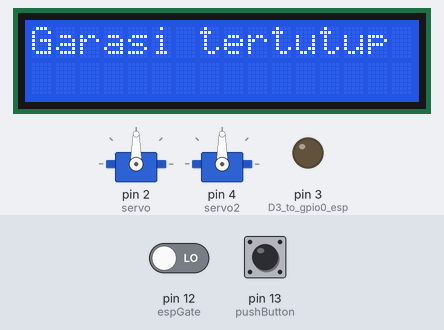
A sketch run on a simulated Arduino Uno, built with avr-gcc and run on an emulated ATmega328P. On the bench: 2 × servo, 16×2 character LCD, output pins drawn as LEDs (lit = HIGH). The test bench sets the inputs (shaded band); at power-on: pin 12 (espGate) LOW, pin 13 (pushButton) LOW. What the sketch prints to the serial monitor is not drawn.

Above: at 1.4 s.
1.5 s: pin 12 (espGate) driven HIGH
At 2.9 s:
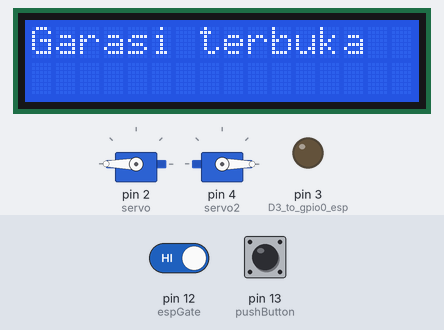
3.7 s: pin 13 (pushButton) pulled HIGH for 0.15 s
At 5.1 s:
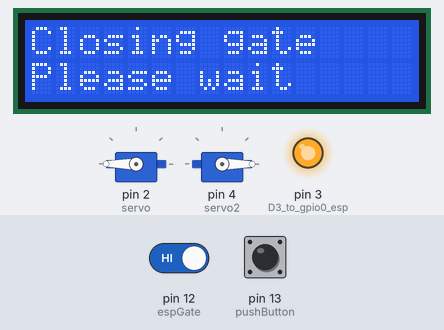
6.8 s: pin 12 (espGate) driven LOW
At 7.17 s:
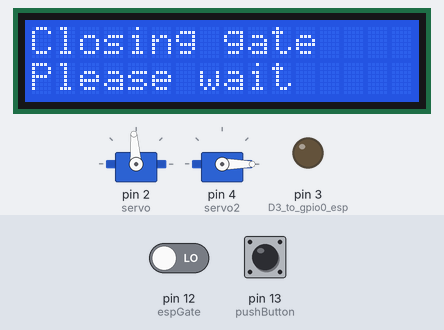
9.0 s: pin 13 (pushButton) pulled HIGH for 1 s
At 10.3 s:
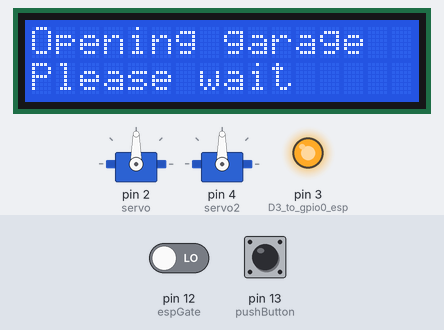
13.0 s: pin 12 (espGate) driven HIGH
At 13.16 s:
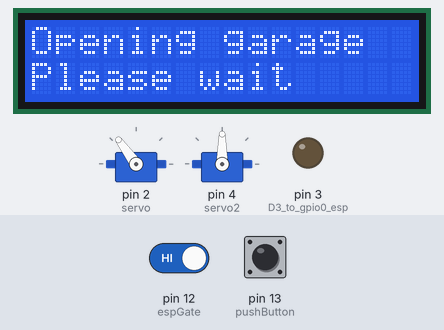
15.2 s: pin 12 (espGate) driven LOW
At 15.35 s:
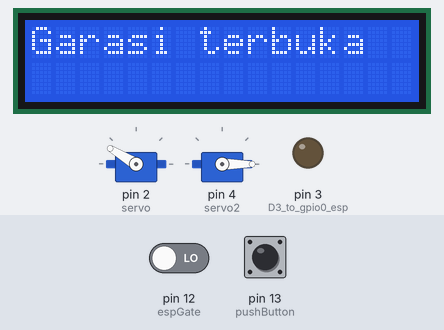
Timing chart, 0 to 18.2 s (numbered marks = the images above; inputs shaded):
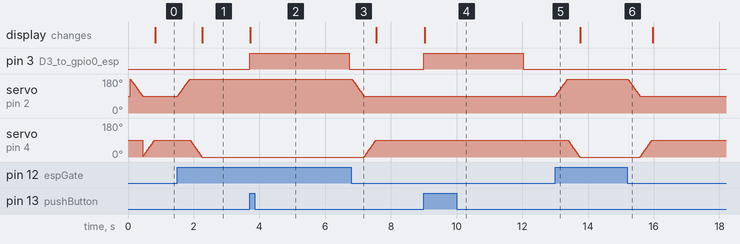

The sketch:

servo_with_local_esp.ino
```cpp
#include <Servo.h>
#include <Wire.h>
#include <LiquidCrystal_I2C.h> // Library for LCD
// Wiring: SDA pin is connected to A4 and SCL pin to A5.
// Connect to LCD via I2C, default address 0x27 (A0-A2 not jumpered)
LiquidCrystal_I2C lcd = LiquidCrystal_I2C(0x27, 16, 2); // Change to (0x27,16,2) for 16x2 LCD.

/* SDA LCD A4, SCL A5
 *  D12 -> GPIO2 esp
 *  D3 -> GPIO0 (INGET KASI VOLTAGE DIVIDER, BIAR 5V NYA ARDUINO JADI 3.3v, inget pas booting jgn langsung di pasang biar ga masuk mode program)
 *  D2 -> servo
 *  D13 -> push button (1 pin push buttn ke D13, lagi 1 ke 5v arduino, terus D13 ini kasi pull down resistor 10K (sambung resistor di D13 -> ground)
 */

Servo servo;
Servo servo2;
int angle = 90; // angle closed
int angle2 = 180; // angle opened
int angle3 = 90;
int angle4 = 0;
int pushButton = 13;
int espGate = 12; //to gpio2 esp
int espGateState; //gate state dari server
int espGateStateLast;
int buttonState;
int start=1;

void writeLCD(int writeTrue);

void setup() {
  servo.attach(2); //D2 ke signal servo
  servo2.attach(4);
  pinMode(3, OUTPUT); // D3 to gpio0 esp, biar esp nya aware state garasi di local

  /* biar semisal garasinya kebuka blm sempurna dan tiba tiba sistem mati,
  jadi dia either lanjut nge buka sampe full/di tutup sampe full */
//  if (servo.read() > 120) {
//    servo.write(angle2);
//  }
//  else {
//    servo.write(angle);
//  }
  Serial.begin(9600);
  lcd.init();
  lcd.backlight();
}

void loop() {
  buttonState = digitalRead(pushButton); // baca state push button nya
  if (buttonState == HIGH) {
    digitalWrite(3, HIGH); //pull up pin D3 untuk ngasi tau esp bahwa state garasi di local di ubah manual sama tombolnya
    lcd.clear();
    if (espGateState == LOW) { //kondisi untuk tampilan lcd, klo last nya low kan lagi tutup berarti, jadi selanjutnya buka
      lcd.setCursor(0,0);
      lcd.print("Opening garage");
    }
    else {
      lcd.setCursor(0,0);
      lcd.print("Closing gate");
    }
    lcd.setCursor(0,1);
    lcd.print("Please wait");

    delay(3000); // delay 2 detik an, tujuannya biar esp nya bisa baca, biar ga langsung di pull low lagi
    digitalWrite(3, LOW); // abis 3 detik, baru pull low
  }

  espGateState = digitalRead(espGate); // baca state pin GPIO2 di esp, jadi ini nge baca state garasi di server
  Serial.println(espGateState);
  if(start == 1 || espGateState != espGateStateLast) { // bandingin statenya, klo ada perubahan state baru masuk sini
    start = 0;
    if (espGateState == HIGH ) {
      for (int i=angle; i<=angle2; i++) {
        servo.write(i); //open
        delay(4);
      }

      for (int i=angle3; i>=angle4; i--) {
        servo2.write(i); //open
        delay(4);
      }

      writeLCD(1);
    }
    else if (espGateState == LOW) {
      for (int i=angle2; i>=angle; i--) {
        servo.write(i); //close
        delay(4);
      }

      for (int i=angle4; i<=angle3; i++) {
        servo2.write(i); //close
        delay(4);
      }

      writeLCD(0);
    }
    espGateStateLast = espGateState; // set last state nya jadi state yg terbaru
    delay(500);
  }
}
void writeLCD(int writeTrue){
  if(writeTrue){
    lcd.clear();
    lcd.setCursor(0,0);
    lcd.print("Garasi terbuka");
  }
  else{
    lcd.clear();
    lcd.setCursor(0,0);
    lcd.print("Garasi tertutup");
  }
}
```

Measured:
- after the input at 1.5 s, servo on pin 2 (servo): moves from 90° to 180° over 0.36 s, starting at once; servo on pin 4 (servo2): moves from 90° to 0° over 0.35 s, starting after 0.40 s; the display: changes after 0.76 s (image 1)
- after the input at 3.7 s, pin 3 (D3_to_gpio0_esp): LOW → HIGH at once, → LOW 3.0 s later; the display: changes at once (image 2)
- after the input at 6.8 s, servo on pin 2 (servo): moves from 180° to 90° over 0.36 s, starting at once; servo on pin 4 (servo2): moves from 0° to 90° over 0.35 s, starting after 0.39 s
- after the input at 9.0 s, pin 3 (D3_to_gpio0_esp): LOW → HIGH at once, → LOW 3.0 s later; the display: changes at once (image 4)
- after the input at 13.0 s, servo on pin 2 (servo): moves from 90° to 180° over 0.36 s, starting at once; servo on pin 4 (servo2): moves from 90° to 0° over 0.35 s, starting after 0.40 s
- after the input at 15.2 s, servo on pin 2 (servo): moves from 180° to 90° over 0.36 s, starting at once; servo on pin 4 (servo2): moves from 0° to 90° over 0.35 s, starting after 0.40 s
